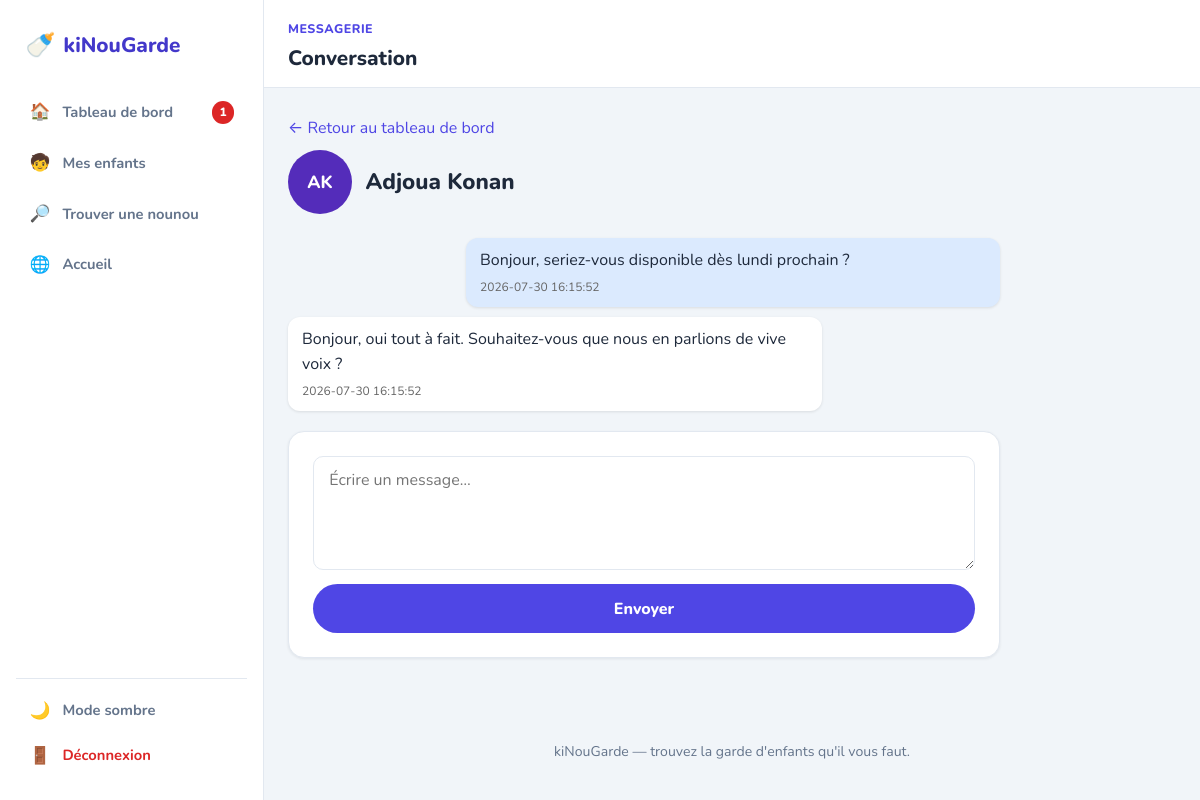
The app's page /messages.php?avec=3 (signed in) with its own data.
### tables this page shows
CREATE TABLE `utilisateurs` (
  `id`           INT AUTO_INCREMENT PRIMARY KEY,
  `nom`          VARCHAR(100) NOT NULL,
  `prenom`       VARCHAR(100) NOT NULL,
  `telephone`    VARCHAR(20)  DEFAULT NULL,
  `email`        VARCHAR(190) NOT NULL,
  `mot_de_passe` VARCHAR(255) NOT NULL COMMENT 'empreinte password_hash(), jamais le mot de passe',
  `role`         ENUM('parent','nounou') NOT NULL,
  `cree_le`      TIMESTAMP NOT NULL DEFAULT CURRENT_TIMESTAMP,
  UNIQUE KEY `uk_utilisateurs_email` (`email`)
);

CREATE TABLE `messages` (
  `id`           INT AUTO_INCREMENT PRIMARY KEY,
  `expediteur_id` INT NOT NULL,
  `destinataire_id` INT NOT NULL,
  `contenu`      TEXT NOT NULL,
  `lu`           TINYINT(1) NOT NULL DEFAULT 0 COMMENT 'sert le badge de non lus, faute de notification par e-mail',
  `envoye_le`    TIMESTAMP NOT NULL DEFAULT CURRENT_TIMESTAMP,
  KEY `idx_messages_conversation` (`expediteur_id`, `destinataire_id`, `envoye_le`),
  KEY `idx_messages_non_lus` (`destinataire_id`, `lu`),
  CONSTRAINT `fk_messages_expediteur` FOREIGN KEY (`expediteur_id`)
    REFERENCES `utilisateurs` (`id`) ON DELETE CASCADE,
  CONSTRAINT `fk_messages_destinataire` FOREIGN KEY (`destinataire_id`)
    REFERENCES `utilisateurs` (`id`) ON DELETE CASCADE
);

### src/auth.php (called while the page is built, shortened)
<?php
function e(?string $valeur): string
{
    return htmlspecialchars($valeur ?? '', ENT_QUOTES | ENT_SUBSTITUTE, 'UTF-8');
}

### public/messages.php (the view, shortened to what this page needs)
<?php
require_once __DIR__ . '/../src/bootstrap.php';
$moi = exiger_connexion();
$avec = filter_input(INPUT_GET, 'avec', FILTER_VALIDATE_INT);
$req = $bdd->prepare('SELECT nom, prenom FROM utilisateurs WHERE id = ?');
$req->execute([$avec]);
$interlocuteur = $req->fetch();
$photo_interlocuteur = null;
if ($moi['role'] === 'parent') {
    $req = $bdd->prepare('SELECT photo_profil FROM nounous WHERE utilisateur_id = ?');
    $req->execute([$avec]);
    $photo_interlocuteur = $req->fetchColumn() ?: null;
}
$messages = conversation($bdd, (int) $moi['id'], $avec);
$retour   = $moi['role'] === 'nounou' ? 'dashboard-nounou.php' : 'dashboard-parent.php';
?>
<!DOCTYPE html>
<html lang="fr">
<head>
    <link rel="stylesheet" href="assets/css/base.css">
    <link rel="stylesheet" href="assets/css/messages.css">
</head>
<body>
<div class="dash-shell">
    <?= sidebar_html($bdd, (int) $moi['id'], $moi['role'], '') ?>
    <div class="dash-main">
        <header class="dash-topbar">
            <div>
                <span class="eyebrow">Messagerie</span>
                <h1 style="font-size:1.3rem;">Conversation</h1>
            </div>
        </header>
        <div class="dash-content" style="max-width: 760px;">
            <p><a href="<?= e($retour) ?>">&larr; Retour au tableau de bord</a></p>
            <div class="conversation-header">
                <?= avatar_html($interlocuteur['prenom'], $interlocuteur['nom'], $photo_interlocuteur, 'md') ?>
                <h1><?= e($interlocuteur['prenom'] . ' ' . $interlocuteur['nom']) ?></h1>
            </div>
            <section id="messages">
                <?php foreach ($messages as $m): ?>
                    <?php $de_moi = (int) $m['expediteur_id'] === (int) $moi['id']; ?>
                    <p class="<?= $de_moi ? 'envoye' : 'recu' ?>">
                        <?= nl2br(e($m['contenu'])) ?>
                        <small><?= e($m['envoye_le']) ?></small>
                    </p>
                <?php endforeach; ?>
            </section>
            <form method="post" action="messages.php?avec=<?= $avec ?>" class="card">
                <textarea name="message" rows="4" maxlength="2000" required placeholder="Écrire un message…"></textarea>
                <button type="submit" class="btn-block">Envoyer</button>
            </form>
        </div>
        <footer class="site-footer">
            <p><?= e(APP_NOM) ?> — trouvez la garde d'enfants qu'il vous faut.</p>
        </footer>
    </div>
</div>
</body>
</html>

### src/functions.php (shortened to what this page needs)
<?php
function conversation(PDO $bdd, int $moi, int $autre): array
{
    $req = $bdd->prepare(
        'SELECT * FROM messages
          WHERE (expediteur_id = ? AND destinataire_id = ?)
             OR (expediteur_id = ? AND destinataire_id = ?)
          ORDER BY envoye_le'
    );
    $req->execute([$moi, $autre, $autre, $moi]);
    return $req->fetchAll();
}
function messages_non_lus_total(PDO $bdd, int $utilisateur_id): int
{
    $req = $bdd->prepare('SELECT COUNT(*) FROM messages WHERE destinataire_id = ? AND lu = 0');
    $req->execute([$utilisateur_id]);
    return (int) $req->fetchColumn();
}
function sidebar_html(PDO $bdd, int $utilisateur_id, string $role, string $page_actif): string
{
    $tableau_de_bord = $role === 'nounou' ? 'dashboard-nounou.php' : 'dashboard-parent.php';
    $liens = $role === 'nounou'
        ? [
            [$tableau_de_bord,        '🏠', 'Tableau de bord'],
            ['mon-profil-nounou.php', '✏️', 'Mon profil'],
            ['index.php',             '🌐', 'Accueil'],
        ]
        : [
            [$tableau_de_bord,     '🏠', 'Tableau de bord'],
            ['mon-enfant.php',     '🧒', 'Mes enfants'],
            ['liste-nounous.php', '🔎', 'Trouver une nounou'],
            ['index.php',          '🌐', 'Accueil'],
        ];
    $non_lus = messages_non_lus_total($bdd, $utilisateur_id);
    $html = '<aside class="dash-sidebar" id="menu">';
    $html .= '<a href="index.php" class="brand"><span class="brand-mark">🍼</span> kiNouGarde</a>';
    $html .= '<nav class="dash-nav">';
    foreach ($liens as [$href, $icone, $libelle]) {
        $actif = $href === $page_actif ? ' active' : '';
        $badge = ($href === $tableau_de_bord && $non_lus > 0)
            ? sprintf(' <span class="dash-nav-badge">%d</span>', $non_lus)
            : '';
        $html .= sprintf(
            '<a href="%s" class="dash-nav-item%s"><span class="dash-nav-icon">%s</span> %s%s</a>',
            e($href),
            $actif,
            $icone,
            e($libelle),
            $badge
        );
    }
    $html .= '</nav>';
    $html .= '<div class="dash-sidebar-footer">';
    $html .= '<button type="button" id="theme-toggle" class="dash-nav-item" aria-pressed="false">'
        . '<span class="dash-nav-icon">🌙</span> <span id="theme-toggle-label">Mode sombre</span></button>';
    $html .= '<a href="logout.php" class="dash-nav-item dash-nav-danger"><span class="dash-nav-icon">🚪</span> Déconnexion</a>';
    $html .= '</div></aside>';
    $html .= '<div class="dash-overlay" data-menu-overlay></div>';
    return $html;
}
function avatar_html(string $prenom, string $nom, ?string $photo = null, string $taille = 'md'): string
{
    $classe = 'avatar avatar-' . $taille;
    $initiales = mb_strtoupper(mb_substr($prenom, 0, 1) . mb_substr($nom, 0, 1));
    $teinte    = crc32($prenom . $nom) % 360;
    return sprintf(
        '<div class="%s" style="background-color: hsl(%d, 62%%, 45%%)" aria-hidden="true">%s</div>',
        $classe,
        $teinte,
        e($initiales)
    );
}

### public/assets/css/messages.css (style rules this page uses)
.conversation-header { display: flex; align-items: center; gap: .85rem; margin: .5rem 0 1.5rem; }
.conversation-header h1 { font-size: 1.4rem; }
#messages { margin-bottom: 20px; }
#messages p { max-width: 75%; padding: 10px 14px; margin-bottom: 10px; border-radius: 12px; background-color: #fff; box-shadow: 0 1px 3px rgba(0, 0, 0, .1); overflow-wrap: anywhere; }
#messages p.envoye { margin-left: auto; background-color: #dbeafe; }
#messages p.recu { margin-right: auto; }
#messages small { display: block; margin-top: 4px; font-size: 12px; color: #666; }

### records on screen
utilisateurs: initiales "AK", prenom+nom "Adjoua Konan"
messages: contenu "Bonjour, seriez-vous disponible dès lundi prochain ?", envoye_le "2026-07-30 16:15:52"
messages: contenu "Bonjour, oui tout à fait. Souhaitez-vous que nous en parlions de vive voix ?", envoye_le "2026-07-30 16:15:52"

### other values on screen
$icone "🏠"
$libelle "Tableau de bord"
$badge "1"
$icone "🧒"
$libelle "Mes enfants"
$icone "🔎"
$libelle "Trouver une nounou"
$icone "🌐"
$libelle "Accueil"
APP_NOM "kiNouGarde"
